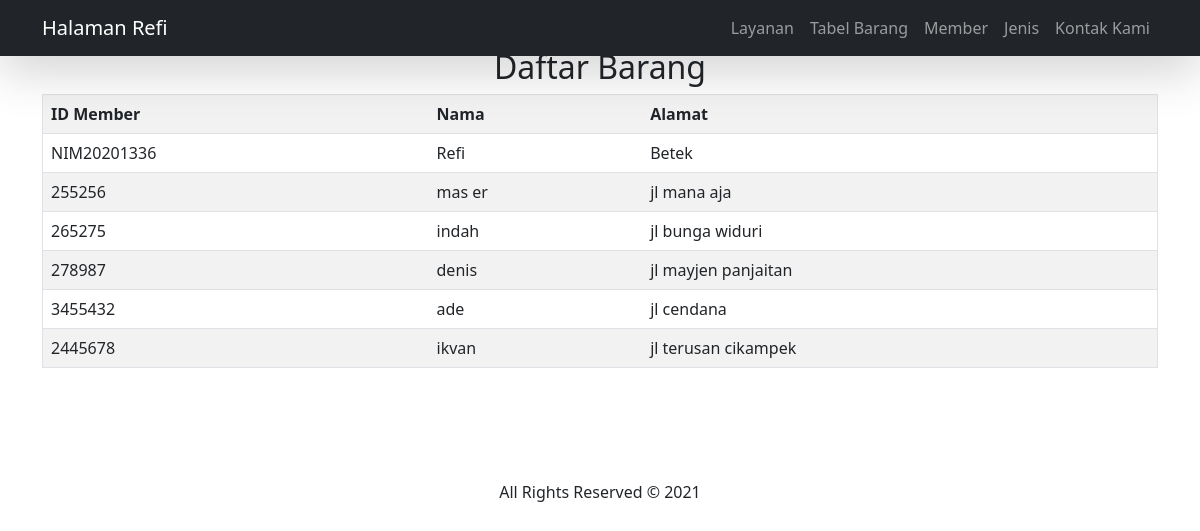
Page /member/ on the committed database.
### dashboard/models.py (models this page shows, shortened)
class Member(models.Model):
    idmbr=models.CharField(max_length=25)
    nama=models.CharField(max_length=25)
    alamat=models.CharField(max_length=30)

### dashboard/views.py (the view)
# urls.py: path('member/',member, name= "member"),
def member(request):
    members=Member.objects.all()
    konteks={
        'members':members,
    }
    return render(request,'member.html',konteks)

### templates/member.html (shortened to what this page needs)
<link href="https://cdn.jsdelivr.net/npm/bootstrap@5.0.2/dist/css/bootstrap.min.css" rel="stylesheet">
{% load static %}
{% block content %}
<!DOCTYPE html>
<html lang="en">
  <head>
    <link
      href="https://cdn.jsdelivr.net/npm/bootstrap@5.0.0-beta3/dist/css/bootstrap.min.css"
      rel="stylesheet"
    />
    <link
      rel="stylesheet"
      href="https://pro.fontawesome.com/releases/v5.10.0/css/all.css"
    />
    <link rel="stylesheet" href="{% static 'css/style.css'%}" />
  </head>
  <body>
    <nav
      class="navbar navbar-expand-lg navbar-dark bg-dark shadow-lg fixed-top"
    >
      <div class="container">
        <a class="navbar-brand" href="{% url 'index' %}">Halaman Refi </a>
        <div class="collapse navbar-collapse text-right" id="navbarText">
          <ul class="navbar-nav ms-auto mb-2 mb-lg-0">
            <li class="nav-item">
              <a class="nav-link" href="#layanan">Layanan</a>
            </li>
            <li class="nav-item">
              <a class="nav-link" href="{% url 'Vbrg' %}">Tabel Barang</a>
            </li>
            <li class="nav-item">
              <a class="nav-link" href="{% url 'member' %} ">Member</a>
            </li>
            <li class="nav-item">
              <a class="nav-link" href="{% url 'jenis' %}">Jenis</a>
            </li>
            <li class="nav-item">
              <a class="nav-link" href="#kontak">Kontak Kami</a>
            </li>
          </ul>
        </div>
      </div>
    </nav>
    <div class="container-fluid layanan pt-5 pb-5">
      <div class="container text-center">
<h2 class="align-center">Daftar Barang</h2>
<table border="1" class="table table-striped">
    <tr>
        <th>ID Member</th>
        <th>Nama</th>
        <th>Alamat</th>
    </tr>
{% for Member in members %}
    <tr>
        <td>{{ Member.idmbr }}</td>
        <td>{{ Member.nama }}</td>
        <td>{{ Member.alamat }}</td>
    </tr>
{% endfor %}
</table>
{% endblock %}
      </div>
    </div>
    <div class="container text-center pt-5 pb-5">
      All Rights Reserved &copy; 2021
    </div>
  </body>
</html>

### rows in the picture
Member: idmbr "NIM20201336", nama "Refi", alamat "Betek"
Member: idmbr "255256", nama "mas er", alamat "jl mana aja"
Member: idmbr "265275", nama "indah", alamat "jl bunga widuri"
Member: idmbr "278987", nama "denis", alamat "jl mayjen panjaitan"
Member: idmbr "3455432", nama "ade", alamat "jl cendana"
Member: idmbr "2445678", nama "ikvan", alamat "jl terusan cikampek"
